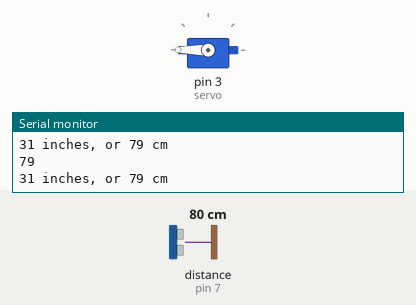
Simulated run of this sketch. Board: Arduino Uno, built with avr-gcc and run on an emulated ATmega328P. Shown: servo, the last lines printed to the serial monitor. Wiring (inferred from the names in the program): ultrasonic range finder: trigger pin 8; echo pin 7. Inputs (shaded band) come from the test bench; at power-on: distance to the obstacle (sensor on pin 7) 80 cm. The echo pulse lasts 58.3 µs per cm.

Above: at 1.2 s.
1.3 s: distance to the obstacle (sensor on pin 7) set to 28 cm
2.8 s: distance to the obstacle (sensor on pin 7) set to 23 cm
At 3.9 s:
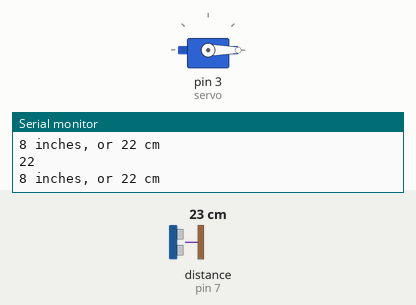
4.5 s: distance to the obstacle (sensor on pin 7) set to 35 cm
At 5.6 s:
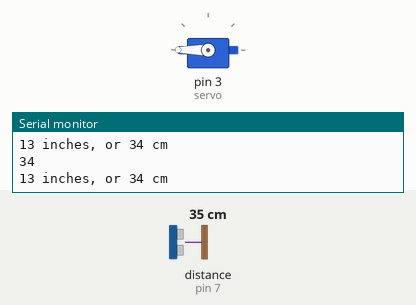
6.0 s: distance to the obstacle (sensor on pin 7) set to 2 cm
At 7.3 s:
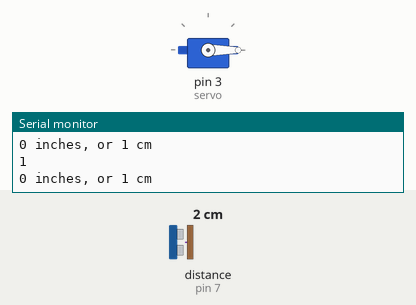
Timing chart, 0 to 8.5 s (numbered marks = the images above; inputs shaded):
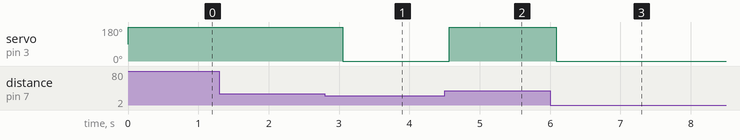

Measured:
- the behaviour switches between 27 and 26 cm on distance to the obstacle (sensor on pin 7) (found by bisection; images 0 and 1)
- after the input at 2.8 s, servo on pin 3 (servo): 180° → 0° after 0.25 s
- after the input at 4.5 s, servo on pin 3 (servo): 0° → 180° after 0.07 s
- after the input at 6.0 s, servo on pin 3 (servo): 180° → 0° after 0.09 s

The sketch:

ultrasonicservo.ino
```cpp
//Servo Begin
#include <Servo.h>

Servo servo;  //Make a way to call the servo
//ServoEnd
//Ultrasonic Begin
int trigPin = 8;    //Trig - green Jumper
int echoPin = 7;    //Echo - yellow Jumper
long duration, cm, inches;
//Ultrasonic End
void setup() {
  // put your setup code here, to run once:
  //Ultrasonic Begin
  //Serial Port begin
  Serial.begin (9600);
  //Define inputs and outputs
  pinMode(trigPin, OUTPUT);
  pinMode(echoPin, INPUT);
  //Ultrasonic End
  //Servo Begin
  servo.attach(3);  //Setup a servo on PWM 3
  //Servo End
}

void loop() {
  // put your main code here, to run repeatedly:
  //Ultrasonic Begin
  // The sensor is triggered by a HIGH pulse of 10 or more microseconds.
  // Give a short LOW pulse beforehand to ensure a clean HIGH pulse:
  digitalWrite(trigPin, LOW);
  delayMicroseconds(5);
  digitalWrite(trigPin, HIGH);
  delayMicroseconds(10);
  digitalWrite(trigPin, LOW);

  // Read the signal from the sensor: a HIGH pulse whose
  // duration is the time (in microseconds) from the sending
  // of the ping to the reception of its echo off of an object.
  pinMode(echoPin, INPUT);
  duration = pulseIn(echoPin, HIGH);

  // convert the time into a distance
  cm = (duration/2) / 29.1;
  inches = (duration/2) / 74;
  //Ultrasonic End
  //Servo Begin
   if (cm >= 26)
   {
    right();//Call function to move right at EOF
    Serial.println(cm);
   }
   else if (cm <= 25)
   {
    left();//Call function to move left at EOF
    Serial.println(cm);
   }
   else
   {
    Serial.println(cm);
   }
  Serial.print(inches);
  Serial.print(" inches, or ");
  Serial.print(cm);
  Serial.print(" cm");
  Serial.println();

  delay(250);

}
void left(){
  servo.write(544);
}
void right(){
  servo.write(2400);
}
```
